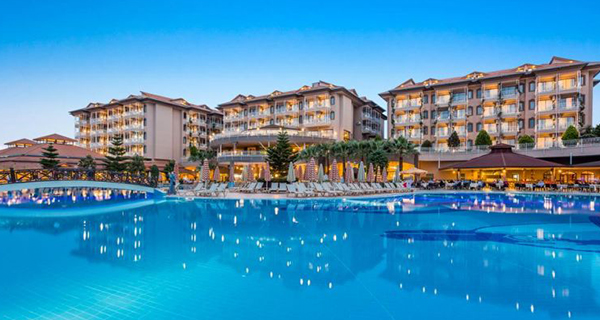
#> input picture landscape.jpg, 600 x 320 px
$ jupyter execute --allow-errors 'Edge detection in an image.ipynb'
#> lines starting #> are read from the running program, lines starting #| are printed output that depends on the picture; after the words box and inside, x2 and y2 are one past the last pixel; in counts of white or black regions, pixels touching at a corner belong together
# Edge detection in an image

[cell 1]
import cv2 as cv
import matplotlib.pyplot as plt
import numpy as np

[cell 2]
image = cv.imread("landscape.jpg",cv.IMREAD_GRAYSCALE)
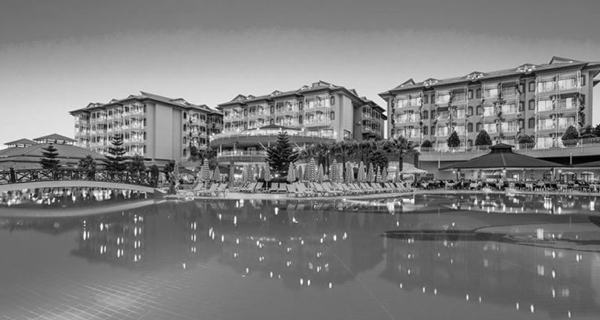
#> image: shape (320, 600); min 0, max 255, mean 125.2

[cell 3]
plt.axis("off")
plt.imshow(image,cmap="gray")

[cell 4]
gaussian_blur = cv.GaussianBlur(image, (5, 5), 0)
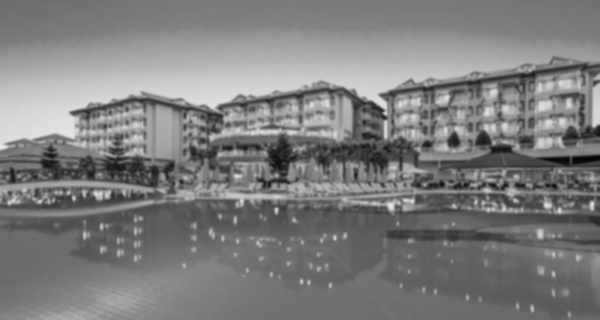
#> gaussian_blur: shape (320, 600); min 3, max 236, mean 125.2

plt.axis("off")
plt.imshow(gaussian_blur,cmap="gray")

[cell 5]
sobelx_edge = cv.Sobel(gaussian_blur, cv.CV_64F, 1, 0)
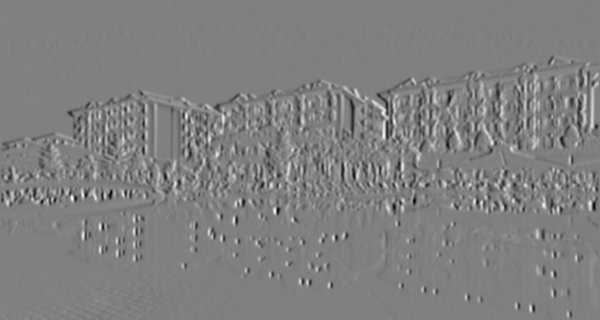
#> sobelx_edge: shape (320, 600) float64; min -395, max 391, mean -0.3; drawn with min black and max white

plt.axis("off")
plt.imshow(sobelx_edge,cmap="gray")

[cell 6]
sobely_edge = cv.Sobel(gaussian_blur, cv.CV_64F, 0, 1)
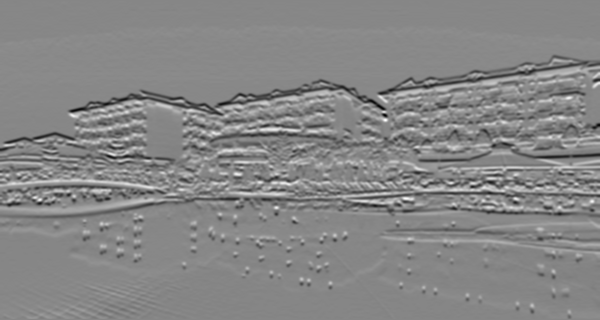
#> sobely_edge: shape (320, 600) float64; min -428, max 385, mean 0.1; drawn with min black and max white

plt.axis("off")
#> (the rest of this cell did not finish here and is left out)

[cell 7]
laplacian_edge = cv.Laplacian(gaussian_blur, cv.CV_64F, ksize=5)
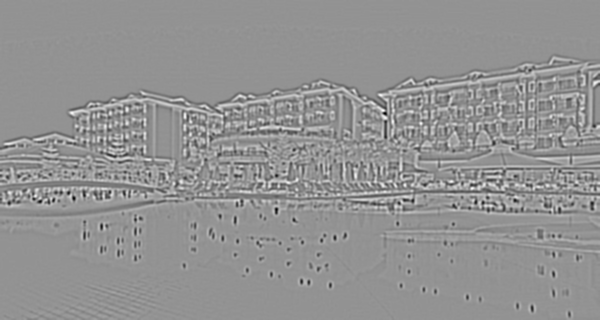
#> laplacian_edge: shape (320, 600) float64; min -3556, max 2620, mean 0; drawn with min black and max white

plt.axis("off")
plt.imshow(laplacian_edge,cmap="gray")

[cell 8]
canny_edge = cv.Canny(gaussian_blur, 123, 164)
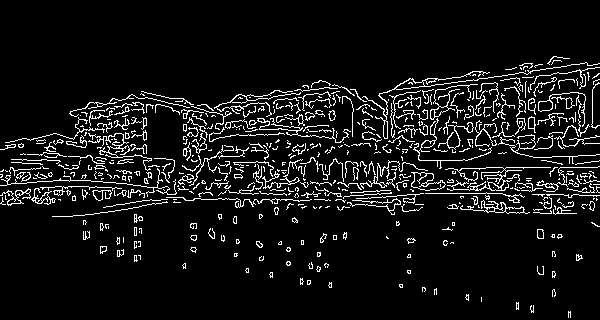
#> canny_edge: shape (320, 600); 7.9% white in thin lines or dots, all inside (x1, y1, x2, y2) = (0, 56, 600, 318)

plt.axis("off")
plt.imshow(canny_edge,cmap="gray")

$ run again, with dog.jpg copied over landscape.jpg
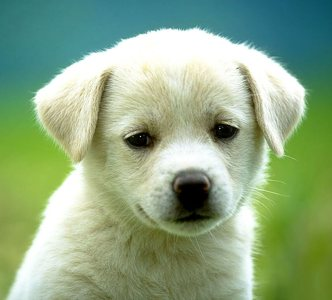
#> input picture dog.jpg, 332 x 300 px
#> `laplacian_edge = cv.Laplacian(gaussian_blur, cv.CV_64F, ksize=5)`:
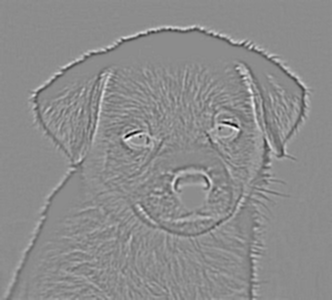
#> laplacian_edge: shape (300, 332) float64; min -2046, max 1666, mean 0.1; drawn with min black and max white
#> `canny_edge = cv.Canny(gaussian_blur, 123, 164)`:
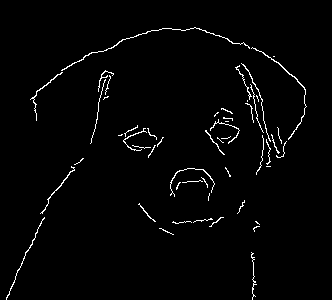
#> canny_edge: shape (300, 332); 2% white in thin lines or dots, all inside (x1, y1, x2, y2) = (6, 27, 307, 300)
